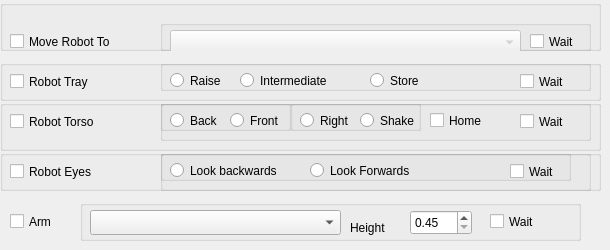
     <widget class="QWidget" name="tab_6">
      <attribute name="title">
       <string>Robot Movements</string>
      </attribute>
      <widget class="QGroupBox" name="UserLocGroupBox_5">
       <property name="geometry">
        <rect>
         <x>0</x>
         <y>0</y>
         <width>601</width>
         <height>51</height>
        </rect>
       </property>
       <property name="font">
        <font>
         <weight>50</weight>
         <bold>false</bold>
        </font>
       </property>
       <property name="alignment">
        <set>Qt::AlignLeading|Qt::AlignLeft|Qt::AlignVCenter</set>
       </property>
       <widget class="QCheckBox" name="moveRobotCheckBox">
        <property name="geometry">
         <rect>
          <x>10</x>
          <y>30</y>
          <width>121</width>
          <height>23</height>
         </rect>
        </property>
        <property name="text">
         <string>Move Robot To</string>
        </property>
       </widget>
       <widget class="QGroupBox" name="moveWaitGroupBox">
        <property name="geometry">
         <rect>
          <x>160</x>
          <y>20</y>
          <width>431</width>
          <height>31</height>
         </rect>
        </property>
        <property name="title">
         <string/>
        </property>
        <widget class="QCheckBox" name="moveWaitCheckBox">
         <property name="geometry">
          <rect>
           <x>370</x>
           <y>10</y>
           <width>61</width>
           <height>23</height>
          </rect>
         </property>
         <property name="text">
          <string>Wait  </string>
         </property>
        </widget>
        <widget class="QComboBox" name="moveRobotComboBox">
         <property name="enabled">
          <bool>false</bool>
         </property>
         <property name="geometry">
          <rect>
           <x>10</x>
           <y>10</y>
           <width>351</width>
           <height>25</height>
          </rect>
         </property>
        </widget>
       </widget>
      </widget>
      <widget class="QGroupBox" name="UserLocGroupBox_6">
       <property name="geometry">
        <rect>
         <x>0</x>
         <y>60</y>
         <width>601</width>
         <height>41</height>
        </rect>
       </property>
       <property name="font">
        <font>
         <weight>50</weight>
         <bold>false</bold>
        </font>
       </property>
       <property name="alignment">
        <set>Qt::AlignLeading|Qt::AlignLeft|Qt::AlignVCenter</set>
       </property>
       <widget class="QCheckBox" name="robotTrayCheckBox">
        <property name="geometry">
         <rect>
          <x>10</x>
          <y>10</y>
          <width>131</width>
          <height>23</height>
         </rect>
        </property>
        <property name="text">
         <string>Robot Tray</string>
        </property>
       </widget>
       <widget class="QGroupBox" name="robotTrayGroupBox">
        <property name="geometry">
         <rect>
          <x>160</x>
          <y>0</y>
          <width>431</width>
          <height>31</height>
         </rect>
        </property>
        <property name="title">
         <string/>
        </property>
        <widget class="QRadioButton" name="trayRaiseRadioButton">
         <property name="geometry">
          <rect>
           <x>10</x>
           <y>10</y>
           <width>99</width>
           <height>21</height>
          </rect>
         </property>
         <property name="text">
          <string>Raise</string>
         </property>
        </widget>
        <widget class="QRadioButton" name="trayLowerRadioButton">
         <property name="geometry">
          <rect>
           <x>80</x>
           <y>10</y>
           <width>121</width>
           <height>21</height>
          </rect>
         </property>
         <property name="text">
          <string>Intermediate</string>
         </property>
        </widget>
        <widget class="QCheckBox" name="trayWaitCheckBox">
         <property name="geometry">
          <rect>
           <x>360</x>
           <y>10</y>
           <width>61</width>
           <height>23</height>
          </rect>
         </property>
         <property name="text">
          <string>Wait  </string>
         </property>
        </widget>
        <widget class="QRadioButton" name="trayStoreRadioButton">
         <property name="geometry">
          <rect>
           <x>210</x>
           <y>10</y>
           <width>101</width>
           <height>21</height>
          </rect>
         </property>
         <property name="text">
          <string>Store</string>
         </property>
        </widget>
       </widget>
      </widget>
      <widget class="QGroupBox" name="robotTorsoGroupBox">
       <property name="geometry">
        <rect>
         <x>0</x>
         <y>100</y>
         <width>601</width>
         <height>51</height>
        </rect>
       </property>
       <property name="font">
        <font>
         <weight>50</weight>
         <bold>false</bold>
        </font>
       </property>
       <property name="alignment">
        <set>Qt::AlignLeading|Qt::AlignLeft|Qt::AlignVCenter</set>
       </property>
       <widget class="QCheckBox" name="robotTorsoCheckBox">
        <property name="geometry">
         <rect>
          <x>10</x>
          <y>10</y>
          <width>131</width>
          <height>23</height>
         </rect>
        </property>
        <property name="text">
         <string>Robot Torso</string>
        </property>
       </widget>
       <widget class="QGroupBox" name="TorsoGroupBox">
        <property name="geometry">
         <rect>
          <x>160</x>
          <y>0</y>
          <width>431</width>
          <height>41</height>
         </rect>
        </property>
        <property name="title">
         <string/>
        </property>
        <widget class="QGroupBox" name="TorsoBFGroupBox">
         <property name="geometry">
          <rect>
           <x>0</x>
           <y>0</y>
           <width>131</width>
           <height>31</height>
          </rect>
         </property>
         <property name="title">
          <string/>
         </property>
         <widget class="QRadioButton" name="torsoLookBackRadioButton">
          <property name="geometry">
           <rect>
            <x>10</x>
            <y>10</y>
            <width>61</width>
            <height>21</height>
           </rect>
          </property>
          <property name="text">
           <string>Back</string>
          </property>
          <property name="autoExclusive">
           <bool>false</bool>
          </property>
         </widget>
         <widget class="QRadioButton" name="torsoLookForwardRadioButton">
          <property name="geometry">
           <rect>
            <x>70</x>
            <y>10</y>
            <width>61</width>
            <height>21</height>
           </rect>
          </property>
          <property name="text">
           <string>Front</string>
          </property>
          <property name="autoExclusive">
           <bool>false</bool>
          </property>
         </widget>
        </widget>
        <widget class="QGroupBox" name="TorsoLRGroupBox">
         <property name="geometry">
          <rect>
           <x>130</x>
           <y>0</y>
           <width>131</width>
           <height>31</height>
          </rect>
         </property>
         <property name="title">
          <string/>
         </property>
         <widget class="QRadioButton" name="torsoLookRightRadioButton">
          <property name="geometry">
           <rect>
            <x>10</x>
            <y>10</y>
            <width>61</width>
            <height>21</height>
           </rect>
          </property>
          <property name="text">
           <string>Right</string>
          </property>
          <property name="autoExclusive">
           <bool>false</bool>
          </property>
         </widget>
         <widget class="QRadioButton" name="torsoLookLeftRadioButton">
          <property name="geometry">
           <rect>
            <x>70</x>
            <y>10</y>
            <width>71</width>
            <height>21</height>
           </rect>
          </property>
          <property name="text">
           <string>Shake</string>
          </property>
          <property name="autoExclusive">
           <bool>false</bool>
          </property>
         </widget>
        </widget>
        <widget class="QCheckBox" name="torsoHomeCheckBox">
         <property name="geometry">
          <rect>
           <x>270</x>
           <y>10</y>
           <width>71</width>
           <height>21</height>
          </rect>
         </property>
         <property name="text">
          <string>Home</string>
         </property>
        </widget>
        <widget class="QCheckBox" name="torsoWaitCheckBox">
         <property name="geometry">
          <rect>
           <x>360</x>
           <y>10</y>
           <width>61</width>
           <height>23</height>
          </rect>
         </property>
         <property name="text">
          <string>Wait  </string>
         </property>
        </widget>
       </widget>
      </widget>
      <widget class="QGroupBox" name="robotArmGroupBox">
       <property name="geometry">
        <rect>
         <x>80</x>
         <y>200</y>
         <width>501</width>
         <height>41</height>
        </rect>
       </property>
       <property name="font">
        <font>
         <weight>50</weight>
         <bold>false</bold>
        </font>
       </property>
       <property name="alignment">
        <set>Qt::AlignLeading|Qt::AlignLeft|Qt::AlignVCenter</set>
       </property>
       <widget class="QComboBox" name="armComboBox">
        <property name="geometry">
         <rect>
          <x>10</x>
          <y>10</y>
          <width>251</width>
          <height>25</height>
         </rect>
        </property>
       </widget>
       <widget class="QCheckBox" name="robotExpressionCheckBox_2">
        <property name="geometry">
         <rect>
          <x>360</x>
          <y>180</y>
          <width>131</width>
          <height>23</height>
         </rect>
        </property>
        <property name="text">
         <string>Gui Expressions</string>
        </property>
       </widget>
       <widget class="QCheckBox" name="armWaitCheckBox">
        <property name="geometry">
         <rect>
          <x>410</x>
          <y>10</y>
          <width>71</width>
          <height>23</height>
         </rect>
        </property>
        <property name="text">
         <string>Wait  </string>
        </property>
       </widget>
       <widget class="QDoubleSpinBox" name="armHeightSpinBox">
        <property name="geometry">
         <rect>
          <x>330</x>
          <y>10</y>
          <width>62</width>
          <height>25</height>
         </rect>
        </property>
        <property name="minimum">
         <double>0.450000000000000</double>
        </property>
        <property name="maximum">
         <double>0.600000000000000</double>
        </property>
        <property name="singleStep">
         <double>0.010000000000000</double>
        </property>
       </widget>
       <widget class="QLabel" name="label_25">
        <property name="geometry">
         <rect>
          <x>270</x>
          <y>20</y>
          <width>57</width>
          <height>15</height>
         </rect>
        </property>
        <property name="text">
         <string>Height</string>
        </property>
       </widget>
      </widget>
      <widget class="QGroupBox" name="robotTorsoGroupBox_3">
       <property name="geometry">
        <rect>
         <x>0</x>
         <y>150</y>
         <width>601</width>
         <height>41</height>
        </rect>
       </property>
       <property name="font">
        <font>
         <weight>50</weight>
         <bold>false</bold>
        </font>
       </property>
       <property name="alignment">
        <set>Qt::AlignLeading|Qt::AlignLeft|Qt::AlignVCenter</set>
       </property>
       <widget class="QGroupBox" name="TorsoGroupBox_3">
        <property name="geometry">
         <rect>
          <x>160</x>
          <y>0</y>
          <width>431</width>
          <height>41</height>
         </rect>
        </property>
        <property name="title">
         <string/>
        </property>
        <widget class="QGroupBox" name="robotEyesGroupBox">
         <property name="geometry">
          <rect>
           <x>0</x>
           <y>0</y>
           <width>411</width>
           <height>31</height>
          </rect>
         </property>
         <property name="title">
          <string/>
         </property>
         <widget class="QRadioButton" name="eyesBackRadioButton">
          <property name="geometry">
           <rect>
            <x>10</x>
            <y>10</y>
            <width>141</width>
            <height>21</height>
           </rect>
          </property>
          <property name="text">
           <string>Look backwards</string>
          </property>
         </widget>
         <widget class="QRadioButton" name="eyesForwardRadioButton">
          <property name="geometry">
           <rect>
            <x>150</x>
            <y>10</y>
            <width>111</width>
            <height>21</height>
           </rect>
          </property>
          <property name="text">
           <string>Look Forwards</string>
          </property>
         </widget>
         <widget class="QCheckBox" name="eyesWaitCheckBox">
          <property name="geometry">
           <rect>
            <x>350</x>
            <y>10</y>
            <width>71</width>
            <height>23</height>
           </rect>
          </property>
          <property name="text">
           <string>Wait  </string>
          </property>
         </widget>
        </widget>
       </widget>
       <widget class="QCheckBox" name="robotEyesCheckBox">
        <property name="geometry">
         <rect>
          <x>10</x>
          <y>10</y>
          <width>131</width>
          <height>23</height>
         </rect>
        </property>
        <property name="text">
         <string>Robot Eyes</string>
        </property>
       </widget>
      </widget>
      <widget class="QCheckBox" name="armCheckBox">
       <property name="geometry">
        <rect>
         <x>10</x>
         <y>210</y>
         <width>61</width>
         <height>23</height>
        </rect>
       </property>
       <property name="text">
        <string>Arm</string>
       </property>
      </widget>
     </widget>
